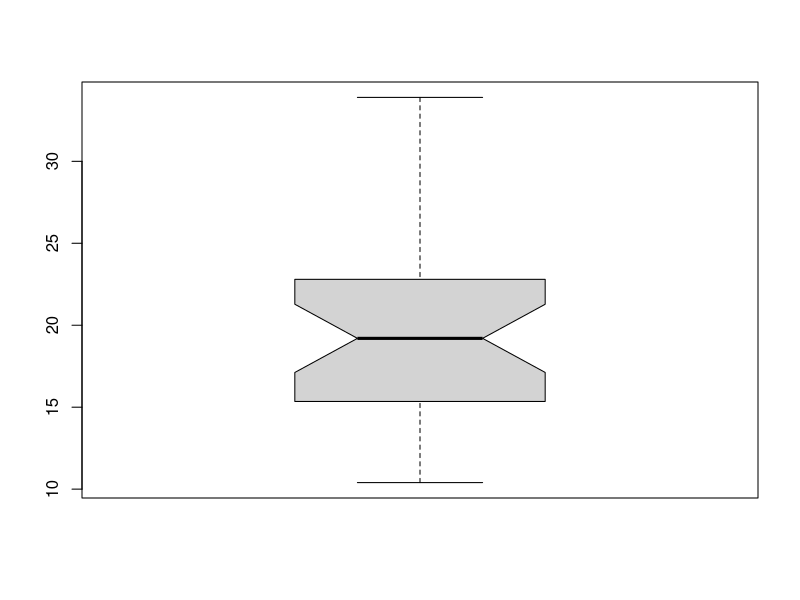
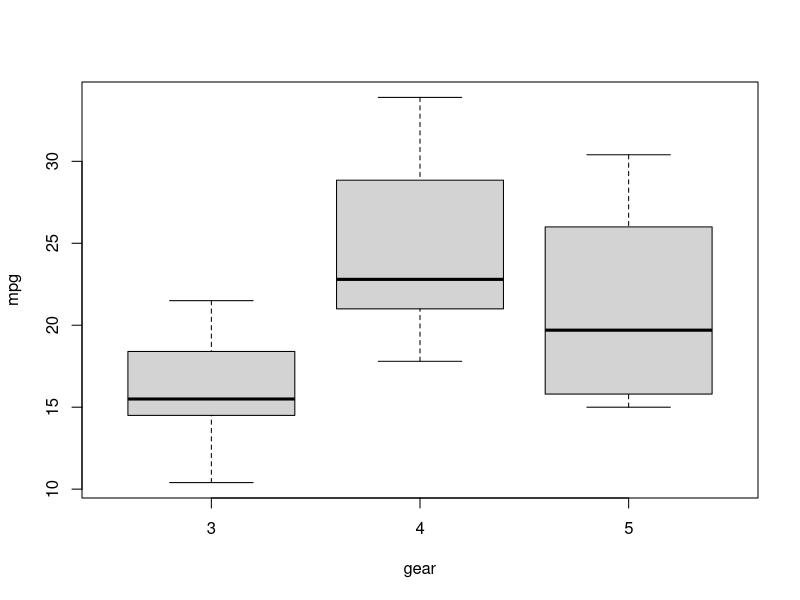
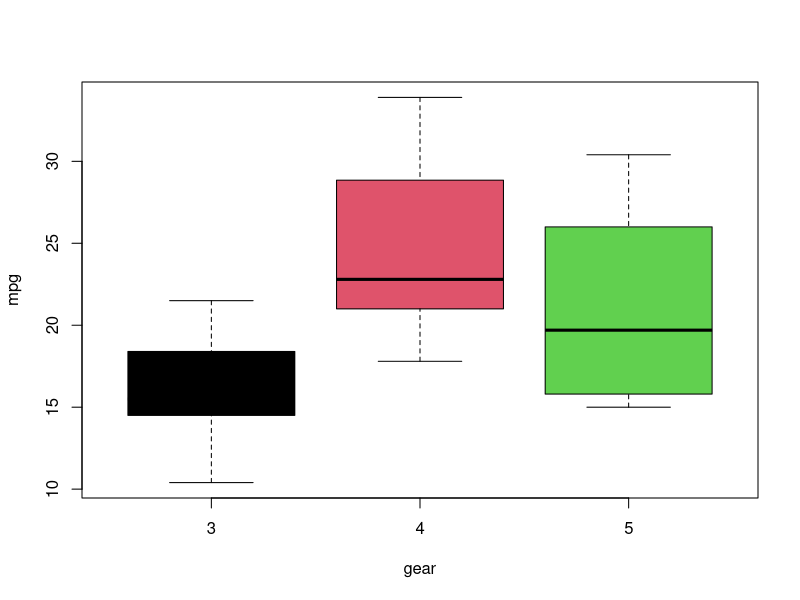
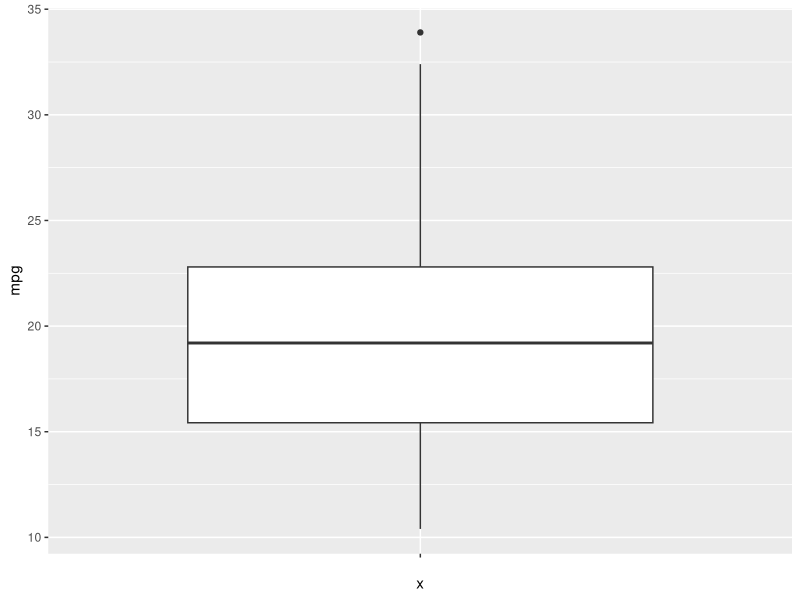
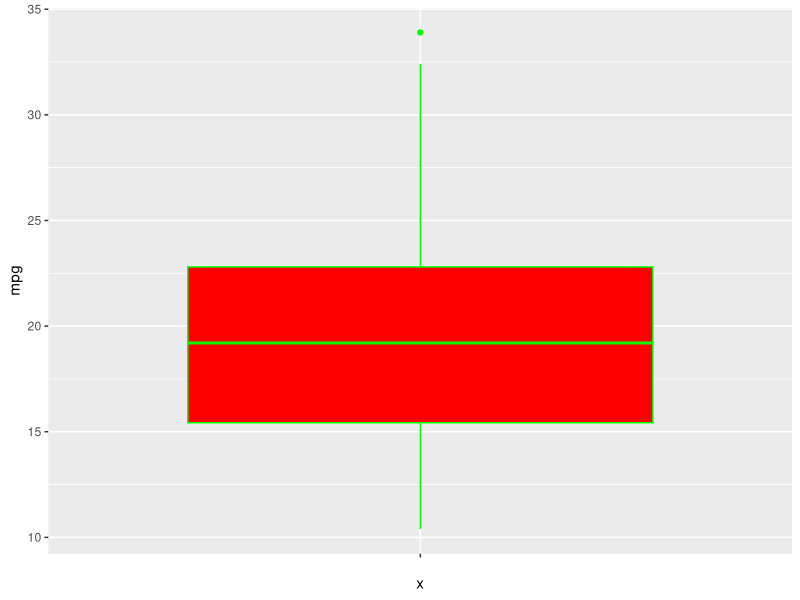
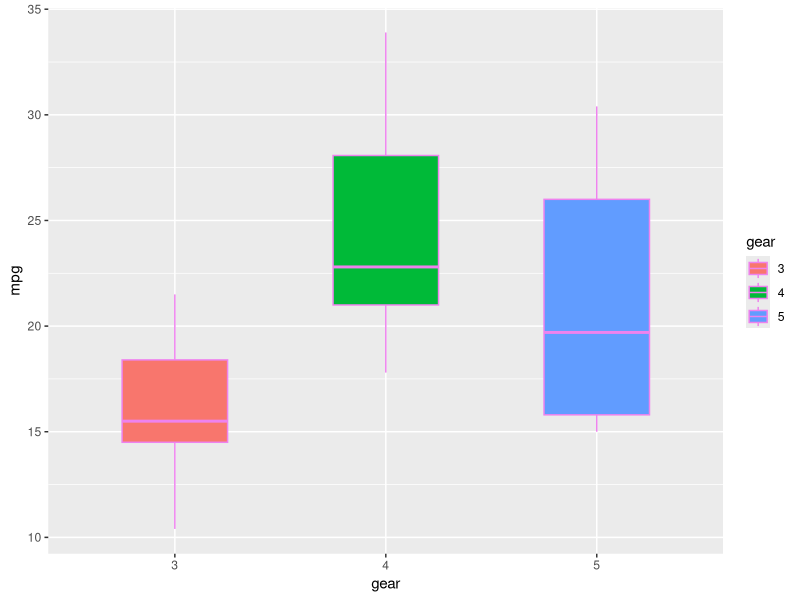
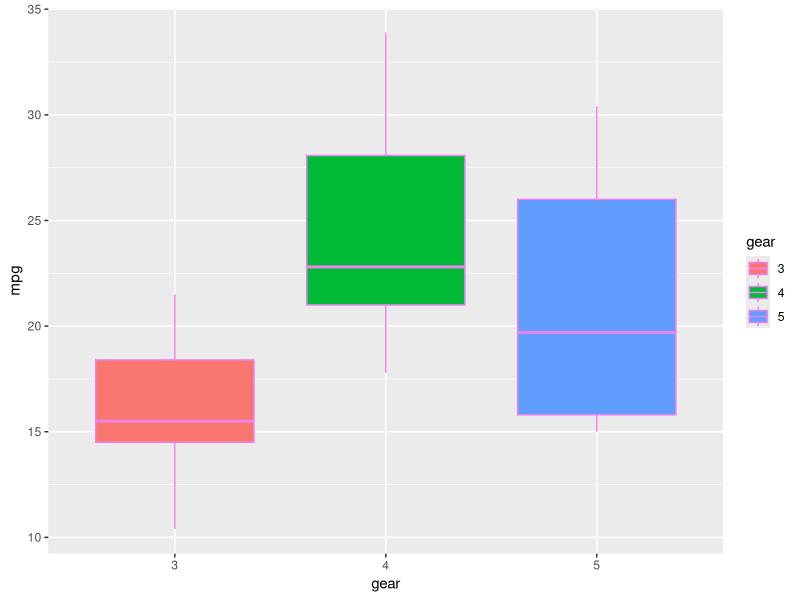
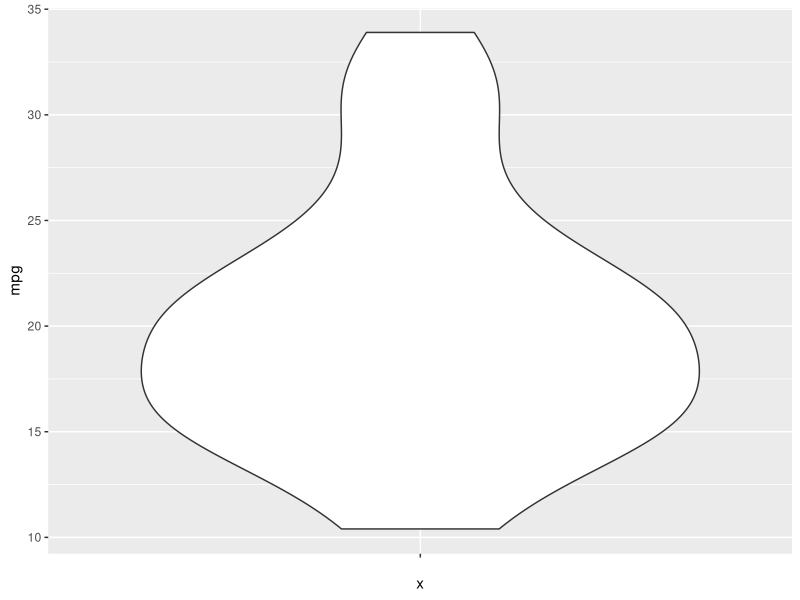

R code for these plots, in order:
#ggplot - Box Plot
#Continuous Values

library(dplyr)
library(ggplot2)

df=mtcars
catcols = c('cyl', 'vs', 'am', 'gear', 'carb')
df[,catcols] = lapply(df[,catcols], as.factor)


#base
boxplot(df$mpg, notch=T)
boxplot(formula =  mpg ~ gear, data =df)
boxplot(formula =  mpg ~ gear, data =df, col=1:3)

?boxplot
ggplot(df, aes(x = "", y = mpg)) +  geom_boxplot()

ggplot(df, aes(x = "", y = mpg)) +  geom_boxplot(fill = 'red', colour = 'green') 

ggplot(df, aes(x = gear, y = mpg)) +  geom_boxplot(aes(fill=gear), colour = 'violet', width=.5) 

ggplot(df, aes(x = gear, y = mpg)) +  geom_boxplot(aes(fill=gear), colour = 'violet') 

ggplot(df, aes(x = "", y = mpg)) +  geom_violin()

ggplot(df, aes(x = "", y = mpg)) +  geom_violin(trim=FALSE)
ggplot(df, aes(x = gear, y = mpg)) +  geom_boxplot(aes(fill=gear)) + geom_violin(fill='yellow', alpha=.2) 

ggplot(df, aes(x = "", y = mpg)) + geom_boxplot(outlier.colour="red", outlier.shape=5, outlier.size=4, notch=T, fill='green') 
# confidence interval around the median which is normally based on the median +/- 1.58*IQR/sqrt(n). Notches are used to compare groups; if the notches of two boxes do not overlap, this is a strong evidence that the medians differ.
ggplot(df, aes(x = am, y = wt)) + geom_boxplot(outlier.colour="red", outlier.shape=5, outlier.size=4, notch=T, aes(fill=am))  + coord_flip()
#warning - It means that the confidence interval (i.e. size of the notches) is larger than the interquartile range (IQR). The size of the notches depends on your data: +/-1.58 IQR/sqrt(n)



#links
#http://www.sthda.com/english/wiki/ggplot2-violin-plot-quick-start-guide-r-software-and-data-visualization
#https://ggplot2.tidyverse.org/reference/geom_boxplot.html
